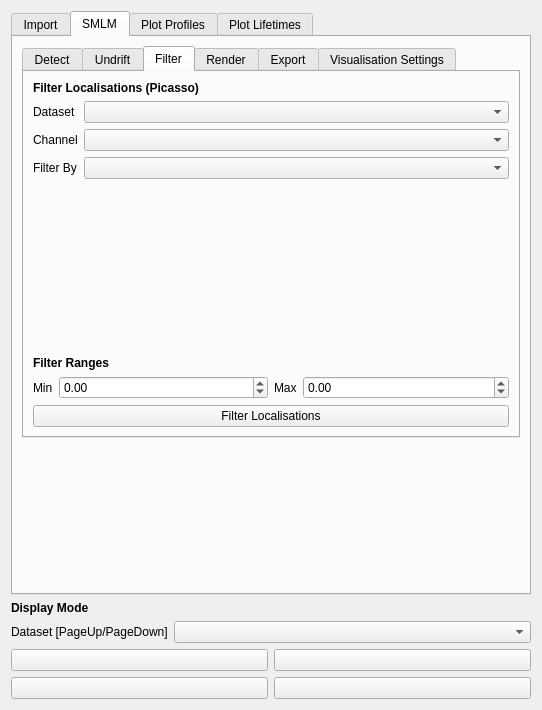
<?xml version="1.0" encoding="UTF-8"?>
<ui version="4.0">
 <class>Frame</class>
 <widget class="QFrame" name="Frame">
  <property name="geometry">
   <rect>
    <x>0</x>
    <y>0</y>
    <width>542</width>
    <height>710</height>
   </rect>
  </property>
  <property name="windowTitle">
   <string>Frame</string>
  </property>
  <layout class="QVBoxLayout" name="verticalLayout">
   <item>
    <widget class="QTabWidget" name="tabWidget">
     <property name="currentIndex">
      <number>1</number>
     </property>
     <widget class="QWidget" name="tab">
      <attribute name="title">
       <string>Import</string>
      </attribute>
      <layout class="QVBoxLayout" name="verticalLayout_2">
       <item>
        <layout class="QFormLayout" name="formLayout">
         <item row="0" column="0">
          <widget class="QLabel" name="label">
           <property name="text">
            <string>Import Mode</string>
           </property>
          </widget>
         </item>
         <item row="0" column="1">
          <widget class="QComboBox" name="import_mode">
           <item>
            <property name="text">
             <string>FRET</string>
            </property>
           </item>
           <item>
            <property name="text">
             <string>Donor</string>
            </property>
           </item>
           <item>
            <property name="text">
             <string>Acceptor</string>
            </property>
           </item>
           <item>
            <property name="text">
             <string>ALEX</string>
            </property>
           </item>
          </widget>
         </item>
         <item row="1" column="0">
          <widget class="QLabel" name="pixseq_channel_layout_label">
           <property name="text">
            <string>Channel Layout</string>
           </property>
          </widget>
         </item>
         <item row="1" column="1">
          <widget class="QComboBox" name="channel_layout">
           <item>
            <property name="text">
             <string>Donor-Acceptor</string>
            </property>
           </item>
           <item>
            <property name="text">
             <string>Acceptor-Donor</string>
            </property>
           </item>
          </widget>
         </item>
         <item row="2" column="0">
          <widget class="QLabel" name="pixseq_alex_first_frame_label">
           <property name="text">
            <string>ALEX First Frame Excitation</string>
           </property>
          </widget>
         </item>
         <item row="2" column="1">
          <widget class="QComboBox" name="alex_first_frame">
           <item>
            <property name="text">
             <string>Donor</string>
            </property>
           </item>
           <item>
            <property name="text">
             <string>Acceptor</string>
            </property>
           </item>
          </widget>
         </item>
         <item row="3" column="0">
          <widget class="QLabel" name="label_32">
           <property name="text">
            <string>Import Limit</string>
           </property>
          </widget>
         </item>
         <item row="3" column="1">
          <widget class="QComboBox" name="import_limt">
           <item>
            <property name="text">
             <string>None</string>
            </property>
           </item>
           <item>
            <property name="text">
             <string>10</string>
            </property>
           </item>
           <item>
            <property name="text">
             <string>50</string>
            </property>
           </item>
           <item>
            <property name="text">
             <string>100</string>
            </property>
           </item>
           <item>
            <property name="text">
             <string>200</string>
            </property>
           </item>
           <item>
            <property name="text">
             <string>300</string>
            </property>
           </item>
           <item>
            <property name="text">
             <string>400</string>
            </property>
           </item>
           <item>
            <property name="text">
             <string>500</string>
            </property>
           </item>
          </widget>
         </item>
         <item row="4" column="0">
          <widget class="QLabel" name="label_15">
           <property name="text">
            <string>Pixel Size (um)</string>
           </property>
          </widget>
         </item>
         <item row="4" column="1">
          <widget class="QDoubleSpinBox" name="pixel_size">
           <property name="decimals">
            <number>3</number>
           </property>
           <property name="value">
            <double>0.116000000000000</double>
           </property>
          </widget>
         </item>
        </layout>
       </item>
       <item>
        <widget class="QPushButton" name="import_data">
         <property name="text">
          <string>Import</string>
         </property>
        </widget>
       </item>
       <item>
        <widget class="QProgressBar" name="import_progressbar">
         <property name="maximumSize">
          <size>
           <width>16777215</width>
           <height>10</height>
          </size>
         </property>
         <property name="value">
          <number>0</number>
         </property>
        </widget>
       </item>
       <item>
        <spacer name="verticalSpacer_5">
         <property name="orientation">
          <enum>Qt::Vertical</enum>
         </property>
         <property name="sizeHint" stdset="0">
          <size>
           <width>20</width>
           <height>40</height>
          </size>
         </property>
        </spacer>
       </item>
      </layout>
     </widget>
     <widget class="QWidget" name="tab_2">
      <attribute name="title">
       <string>SMLM</string>
      </attribute>
      <layout class="QVBoxLayout" name="verticalLayout_3">
       <item>
        <widget class="QTabWidget" name="tabWidget_2">
         <property name="currentIndex">
          <number>2</number>
         </property>
         <widget class="QWidget" name="tab_3">
          <attribute name="title">
           <string>Detect</string>
          </attribute>
          <layout class="QVBoxLayout" name="verticalLayout_4">
           <item>
            <widget class="QLabel" name="label_3">
             <property name="font">
              <font>
               <weight>75</weight>
               <bold>true</bold>
              </font>
             </property>
             <property name="text">
              <string>Detect Localisations (Picasso)</string>
             </property>
            </widget>
           </item>
           <item>
            <layout class="QFormLayout" name="formLayout_3">
             <item row="0" column="0">
              <widget class="QLabel" name="label_11">
               <property name="text">
                <string>Dataset</string>
               </property>
              </widget>
             </item>
             <item row="0" column="1">
              <widget class="QComboBox" name="picasso_dataset"/>
             </item>
             <item row="1" column="0">
              <widget class="QLabel" name="label_6">
               <property name="text">
                <string>Channel</string>
               </property>
              </widget>
             </item>
             <item row="1" column="1">
              <widget class="QComboBox" name="picasso_channel"/>
             </item>
             <item row="2" column="0">
              <widget class="QLabel" name="label_8">
               <property name="text">
                <string>Frame Mode</string>
               </property>
              </widget>
             </item>
             <item row="2" column="1">
              <widget class="QComboBox" name="picasso_frame_mode">
               <item>
                <property name="text">
                 <string>Active</string>
                </property>
               </item>
               <item>
                <property name="text">
                 <string>All</string>
                </property>
               </item>
              </widget>
             </item>
             <item row="3" column="0">
              <widget class="QLabel" name="label_28">
               <property name="text">
                <string>Box Size</string>
               </property>
              </widget>
             </item>
             <item row="3" column="1">
              <widget class="QComboBox" name="picasso_box_size">
               <property name="currentIndex">
                <number>0</number>
               </property>
               <item>
                <property name="text">
                 <string>3</string>
                </property>
               </item>
               <item>
                <property name="text">
                 <string>5</string>
                </property>
               </item>
               <item>
                <property name="text">
                 <string>7</string>
                </property>
               </item>
               <item>
                <property name="text">
                 <string>9</string>
                </property>
               </item>
              </widget>
             </item>
             <item row="4" column="0">
              <widget class="QLabel" name="label_5">
               <property name="text">
                <string>Min Net Gradient</string>
               </property>
              </widget>
             </item>
             <item row="4" column="1">
              <widget class="QLineEdit" name="picasso_min_net_gradient">
               <property name="text">
                <string>1000</string>
               </property>
              </widget>
             </item>
             <item row="5" column="0">
              <widget class="QLabel" name="label_35">
               <property name="text">
                <string>ROI Border Width (Pixels)</string>
               </property>
              </widget>
             </item>
             <item row="5" column="1">
              <widget class="QLineEdit" name="picasso_roi_border_width">
               <property name="text">
                <string>5</string>
               </property>
              </widget>
             </item>
            </layout>
           </item>
           <item>
            <widget class="QCheckBox" name="picasso_remove_overlapping">
             <property name="text">
              <string>Remove Overlapping Fiducials/Bounding Boxes (determined by Picaso Box Size)</string>
             </property>
             <property name="checked">
              <bool>true</bool>
             </property>
            </widget>
           </item>
           <item>
            <widget class="QCheckBox" name="picasso_window_cropping">
             <property name="text">
              <string>Remove Localisations Outside Field Of View (FOV)</string>
             </property>
            </widget>
           </item>
           <item>
            <widget class="QCheckBox" name="picasso_minimise_ram">
             <property name="text">
              <string>Minimise RAM usage</string>
             </property>
            </widget>
           </item>
           <item>
            <layout class="QGridLayout" name="gridLayout_6">
             <item row="0" column="1">
              <widget class="QPushButton" name="picasso_fit">
               <property name="text">
                <string>Fit</string>
               </property>
              </widget>
             </item>
             <item row="0" column="0">
              <widget class="QPushButton" name="picasso_detect">
               <property name="text">
                <string>Detect</string>
               </property>
              </widget>
             </item>
             <item row="0" column="2">
              <widget class="QPushButton" name="picasso_detectfit">
               <property name="text">
                <string>Detect and Fit</string>
               </property>
              </widget>
             </item>
            </layout>
           </item>
           <item>
            <widget class="QProgressBar" name="picasso_progressbar">
             <property name="maximumSize">
              <size>
               <width>16777215</width>
               <height>10</height>
              </size>
             </property>
             <property name="value">
              <number>0</number>
             </property>
            </widget>
           </item>
           <item>
            <spacer name="verticalSpacer_4">
             <property name="orientation">
              <enum>Qt::Vertical</enum>
             </property>
             <property name="sizeHint" stdset="0">
              <size>
               <width>20</width>
               <height>40</height>
              </size>
             </property>
            </spacer>
           </item>
          </layout>
         </widget>
         <widget class="QWidget" name="tab_8">
          <attribute name="title">
           <string>Undrift</string>
          </attribute>
          <layout class="QVBoxLayout" name="verticalLayout_9">
           <item>
            <widget class="QLabel" name="label_7">
             <property name="font">
              <font>
               <weight>75</weight>
               <bold>true</bold>
              </font>
             </property>
             <property name="text">
              <string>Detect Localisations (Picasso)</string>
             </property>
            </widget>
           </item>
           <item>
            <layout class="QFormLayout" name="formLayout_6">
             <item row="0" column="0">
              <widget class="QLabel" name="label_19">
               <property name="text">
                <string>Dataset</string>
               </property>
              </widget>
             </item>
             <item row="0" column="1">
              <widget class="QComboBox" name="picasso_undrift_dataset"/>
             </item>
             <item row="1" column="0">
              <widget class="QLabel" name="label_20">
               <property name="text">
                <string>Channel</string>
               </property>
              </widget>
             </item>
             <item row="1" column="1">
              <widget class="QComboBox" name="picasso_undrift_channel"/>
             </item>
             <item row="2" column="0">
              <widget class="QLabel" name="label_21">
               <property name="text">
                <string>Segmentation</string>
               </property>
              </widget>
             </item>
             <item row="2" column="1">
              <widget class="QSpinBox" name="picasso_undrift_segmentation">
               <property name="maximum">
                <number>1000</number>
               </property>
               <property name="value">
                <number>100</number>
               </property>
              </widget>
             </item>
            </layout>
           </item>
           <item>
            <widget class="QPushButton" name="picasso_undrift">
             <property name="text">
              <string>Undrift Localisations</string>
             </property>
            </widget>
           </item>
           <item>
            <widget class="QProgressBar" name="undrift_progressbar">
             <property name="maximumSize">
              <size>
               <width>16777215</width>
               <height>10</height>
              </size>
             </property>
             <property name="value">
              <number>0</number>
             </property>
            </widget>
           </item>
           <item>
            <spacer name="verticalSpacer_6">
             <property name="orientation">
              <enum>Qt::Vertical</enum>
             </property>
             <property name="sizeHint" stdset="0">
              <size>
               <width>20</width>
               <height>40</height>
              </size>
             </property>
            </spacer>
           </item>
          </layout>
         </widget>
         <widget class="QWidget" name="tab_10">
          <attribute name="title">
           <string>Filter</string>
          </attribute>
          <layout class="QVBoxLayout" name="verticalLayout_11">
           <item>
            <widget class="QLabel" name="label_36">
             <property name="font">
              <font>
               <weight>75</weight>
               <bold>true</bold>
              </font>
             </property>
             <property name="text">
              <string>Filter Localisations (Picasso)</string>
             </property>
            </widget>
           </item>
           <item>
            <layout class="QFormLayout" name="formLayout_9">
             <item row="0" column="0">
              <widget class="QLabel" name="label_30">
               <property name="text">
                <string>Dataset</string>
               </property>
              </widget>
             </item>
             <item row="0" column="1">
              <widget class="QComboBox" name="picasso_filter_dataset"/>
             </item>
             <item row="1" column="0">
              <widget class="QLabel" name="label_31">
               <property name="text">
                <string>Channel</string>
               </property>
              </widget>
             </item>
             <item row="1" column="1">
              <widget class="QComboBox" name="picasso_filter_channel"/>
             </item>
             <item row="2" column="0">
              <widget class="QLabel" name="label_37">
               <property name="text">
                <string>Filter By</string>
               </property>
              </widget>
             </item>
             <item row="2" column="1">
              <widget class="QComboBox" name="filter_criterion"/>
             </item>
            </layout>
           </item>
           <item>
            <widget class="QWidget" name="filter_graph_container" native="true">
             <property name="sizePolicy">
              <sizepolicy hsizetype="Expanding" vsizetype="Expanding">
               <horstretch>0</horstretch>
               <verstretch>0</verstretch>
              </sizepolicy>
             </property>
            </widget>
           </item>
           <item>
            <widget class="QLabel" name="label_38">
             <property name="font">
              <font>
               <weight>75</weight>
               <bold>true</bold>
              </font>
             </property>
             <property name="text">
              <string>Filter Ranges</string>
             </property>
            </widget>
           </item>
           <item>
            <layout class="QGridLayout" name="gridLayout_3">
             <item row="0" column="0">
              <layout class="QFormLayout" name="formLayout_11">
               <item row="0" column="0">
                <widget class="QLabel" name="label_40">
                 <property name="text">
                  <string>Min</string>
                 </property>
                </widget>
               </item>
               <item row="0" column="1">
                <widget class="QDoubleSpinBox" name="filter_min">
                 <property name="minimum">
                  <double>-999999999.000000000000000</double>
                 </property>
                 <property name="maximum">
                  <double>9999999999.000000000000000</double>
                 </property>
                </widget>
               </item>
              </layout>
             </item>
             <item row="0" column="1">
              <layout class="QFormLayout" name="formLayout_14">
               <item row="0" column="0">
                <widget class="QLabel" name="label_43">
                 <property name="text">
                  <string>Max</string>
                 </property>
                </widget>
               </item>
               <item row="0" column="1">
                <widget class="QDoubleSpinBox" name="filter_max">
                 <property name="minimum">
                  <double>-99999999999.000000000000000</double>
                 </property>
                 <property name="maximum">
                  <double>9999999999.000000000000000</double>
                 </property>
                </widget>
               </item>
              </layout>
             </item>
            </layout>
           </item>
           <item>
            <widget class="QPushButton" name="filter_localisations">
             <property name="text">
              <string>Filter Localisations</string>
             </property>
            </widget>
           </item>
          </layout>
         </widget>
         <widget class="QWidget" name="tab_5">
          <attribute name="title">
           <string>Render</string>
          </attribute>
          <layout class="QVBoxLayout" name="verticalLayout_6">
           <item>
            <widget class="QLabel" name="label_2">
             <property name="font">
              <font>
               <weight>75</weight>
               <bold>true</bold>
              </font>
             </property>
             <property name="text">
              <string>Render Localisations (Picasso)</string>
             </property>
            </widget>
           </item>
           <item>
            <layout class="QFormLayout" name="formLayout_4">
             <item row="0" column="0">
              <widget class="QLabel" name="label_4">
               <property name="text">
                <string>Dataset</string>
               </property>
              </widget>
             </item>
             <item row="0" column="1">
              <widget class="QComboBox" name="picasso_render_dataset"/>
             </item>
             <item row="1" column="0">
              <widget class="QLabel" name="label_9">
               <property name="text">
                <string>Channel</string>
               </property>
              </widget>
             </item>
             <item row="1" column="1">
              <widget class="QComboBox" name="picasso_render_channel"/>
             </item>
             <item row="2" column="0">
              <widget class="QLabel" name="label_10">
               <property name="text">
                <string>Blur Method</string>
               </property>
              </widget>
             </item>
             <item row="2" column="1">
              <widget class="QComboBox" name="picasso_render_blur_method">
               <item>
                <property name="text">
                 <string>None</string>
                </property>
               </item>
               <item>
                <property name="text">
                 <string>One-Pixel-Blur</string>
                </property>
               </item>
               <item>
                <property name="text">
                 <string>Global Localisation Precision</string>
                </property>
               </item>
               <item>
                <property name="text">
                 <string>Individual Localisation Precision</string>
                </property>
               </item>
               <item>
                <property name="text">
                 <string>Individual Localisation Precision, iso</string>
                </property>
               </item>
              </widget>
             </item>
             <item row="3" column="0">
              <widget class="QLabel" name="label_13">
               <property name="text">
                <string>Min. Blur (cam. pixel)</string>
               </property>
              </widget>
             </item>
             <item row="3" column="1">
              <widget class="QDoubleSpinBox" name="picasso_render_min_blur">
               <property name="singleStep">
                <double>0.100000000000000</double>
               </property>
              </widget>
             </item>
            </layout>
           </item>
           <item>
            <widget class="QPushButton" name="picasso_render">
             <property name="text">
              <string>Render Localisations</string>
             </property>
            </widget>
           </item>
           <item>
            <spacer name="verticalSpacer_3">
             <property name="orientation">
              <enum>Qt::Vertical</enum>
             </property>
             <property name="sizeHint" stdset="0">
              <size>
               <width>20</width>
               <height>40</height>
              </size>
             </property>
            </spacer>
           </item>
          </layout>
         </widget>
         <widget class="QWidget" name="tab_7">
          <attribute name="title">
           <string>Export</string>
          </attribute>
          <layout class="QVBoxLayout" name="verticalLayout_8">
           <item>
            <widget class="QLabel" name="label_74">
             <property name="text">
              <string>Picasso HDF5 Localisations will be exported at the Dataset import directory</string>
             </property>
            </widget>
           </item>
           <item>
            <layout class="QFormLayout" name="formLayout_19">
             <item row="0" column="0">
              <widget class="QLabel" name="label_72">
               <property name="text">
                <string>Dataset</string>
               </property>
              </widget>
             </item>
             <item row="0" column="1">
              <widget class="QComboBox" name="locs_export_dataset"/>
             </item>
             <item row="1" column="0">
              <widget class="QLabel" name="label_71">
               <property name="text">
                <string>Channel</string>
               </property>
              </widget>
             </item>
             <item row="1" column="1">
              <widget class="QComboBox" name="locs_export_channel"/>
             </item>
            </layout>
           </item>
           <item>
            <widget class="QPushButton" name="export_locs">
             <property name="text">
              <string>Export Localisations</string>
             </property>
            </widget>
           </item>
           <item>
            <spacer name="verticalSpacer_17">
             <property name="orientation">
              <enum>Qt::Vertical</enum>
             </property>
             <property name="sizeHint" stdset="0">
              <size>
               <width>20</width>
               <height>40</height>
              </size>
             </property>
            </spacer>
           </item>
          </layout>
         </widget>
         <widget class="QWidget" name="tab_4">
          <attribute name="title">
           <string>Visualisation Settings</string>
          </attribute>
          <layout class="QVBoxLayout" name="verticalLayout_5">
           <item>
            <widget class="QLabel" name="label_27">
             <property name="font">
              <font>
               <weight>75</weight>
               <bold>true</bold>
              </font>
             </property>
             <property name="text">
              <string>Localisation Visualisation Settings</string>
             </property>
            </widget>
           </item>
           <item>
            <layout class="QGridLayout" name="gridLayout_14">
             <item row="0" column="3">
              <widget class="QComboBox" name="picasso_vis_size">
               <property name="currentIndex">
                <number>4</number>
               </property>
               <item>
                <property name="text">
                 <string>1</string>
                </property>
               </item>
               <item>
                <property name="text">
                 <string>2</string>
                </property>
               </item>
               <item>
                <property name="text">
                 <string>3</string>
                </property>
               </item>
               <item>
                <property name="text">
                 <string>4</string>
                </property>
               </item>
               <item>
                <property name="text">
                 <string>5</string>
                </property>
               </item>
               <item>
                <property name="text">
                 <string>6</string>
                </property>
               </item>
               <item>
                <property name="text">
                 <string>7</string>
                </property>
               </item>
               <item>
                <property name="text">
                 <string>8</string>
                </property>
               </item>
               <item>
                <property name="text">
                 <string>9</string>
                </property>
               </item>
               <item>
                <property name="text">
                 <string>10</string>
                </property>
               </item>
              </widget>
             </item>
             <item row="0" column="0">
              <widget class="QLabel" name="label_114">
               <property name="text">
                <string>Mode</string>
               </property>
              </widget>
             </item>
             <item row="0" column="1">
              <widget class="QComboBox" name="picasso_vis_mode">
               <item>
                <property name="text">
                 <string>Disk</string>
                </property>
               </item>
               <item>
                <property name="text">
                 <string>Square</string>
                </property>
               </item>
              </widget>
             </item>
             <item row="0" column="2">
              <widget class="QLabel" name="label_115">
               <property name="text">
                <string>Size</string>
               </property>
              </widget>
             </item>
             <item row="1" column="0">
              <widget class="QLabel" name="label_120">
               <property name="text">
                <string>Opacity</string>
               </property>
              </widget>
             </item>
             <item row="1" column="1">
              <widget class="QComboBox" name="picasso_vis_opacity">
               <property name="currentIndex">
                <number>9</number>
               </property>
               <item>
                <property name="text">
                 <string>0.1</string>
                </property>
               </item>
               <item>
                <property name="text">
                 <string>0.2</string>
                </property>
               </item>
               <item>
                <property name="text">
                 <string>0.3</string>
                </property>
               </item>
               <item>
                <property name="text">
                 <string>0.4</string>
                </property>
               </item>
               <item>
                <property name="text">
                 <string>0.5</string>
                </property>
               </item>
               <item>
                <property name="text">
                 <string>0.6</string>
                </property>
               </item>
               <item>
                <property name="text">
                 <string>0.7</string>
                </property>
               </item>
               <item>
                <property name="text">
                 <string>0.8</string>
                </property>
               </item>
               <item>
                <property name="text">
                 <string>0.9</string>
                </property>
               </item>
               <item>
                <property name="text">
                 <string>1.0</string>
                </property>
               </item>
              </widget>
             </item>
             <item row="1" column="2">
              <widget class="QLabel" name="label_121">
               <property name="text">
                <string>Edge Width</string>
               </property>
              </widget>
             </item>
             <item row="1" column="3">
              <widget class="QComboBox" name="picasso_vis_edge_width">
               <property name="currentText">
                <string>0.1</string>
               </property>
               <property name="currentIndex">
                <number>0</number>
               </property>
               <item>
                <property name="text">
                 <string>0.1</string>
                </property>
               </item>
               <item>
                <property name="text">
                 <string>0.2</string>
                </property>
               </item>
               <item>
                <property name="text">
                 <string>0.3</string>
                </property>
               </item>
               <item>
                <property name="text">
                 <string>0.4</string>
                </property>
               </item>
               <item>
                <property name="text">
                 <string>0.5</string>
                </property>
               </item>
               <item>
                <property name="text">
                 <string>0.6</string>
                </property>
               </item>
               <item>
                <property name="text">
                 <string>0.7</string>
                </property>
               </item>
               <item>
                <property name="text">
                 <string>0.8</string>
                </property>
               </item>
               <item>
                <property name="text">
                 <string>0.9</string>
                </property>
               </item>
               <item>
                <property name="text">
                 <string>1.0</string>
                </property>
               </item>
              </widget>
             </item>
            </layout>
           </item>
           <item>
            <spacer name="verticalSpacer">
             <property name="orientation">
              <enum>Qt::Vertical</enum>
             </property>
             <property name="sizeHint" stdset="0">
              <size>
               <width>20</width>
               <height>215</height>
              </size>
             </property>
            </spacer>
           </item>
          </layout>
         </widget>
        </widget>
       </item>
       <item>
        <spacer name="verticalSpacer_2">
         <property name="orientation">
          <enum>Qt::Vertical</enum>
         </property>
         <property name="sizeHint" stdset="0">
          <size>
           <width>20</width>
           <height>40</height>
          </size>
         </property>
        </spacer>
       </item>
      </layout>
     </widget>
     <widget class="QWidget" name="tab_6">
      <attribute name="title">
       <string>Plot Profiles</string>
      </attribute>
      <layout class="QVBoxLayout" name="verticalLayout_7">
       <item>
        <widget class="QLabel" name="label_22">
         <property name="font">
          <font>
           <weight>75</weight>
           <bold>true</bold>
          </font>
         </property>
         <property name="text">
          <string>Add Shapes</string>
         </property>
        </widget>
       </item>
       <item>
        <layout class="QGridLayout" name="gridLayout_2">
         <item row="0" column="0">
          <widget class="QPushButton" name="add_line">
           <property name="text">
            <string>Add Line Profile</string>
           </property>
          </widget>
         </item>
         <item row="0" column="1">
          <widget class="QPushButton" name="add_box">
           <property name="text">
            <string>Add Box Profile</string>
           </property>
          </widget>
         </item>
         <item row="0" column="2">
          <widget class="QPushButton" name="add_background">
           <property name="text">
            <string>Add Background Box</string>
           </property>
          </widget>
         </item>
        </layout>
       </item>
       <item>
        <spacer name="verticalSpacer_7">
         <property name="orientation">
          <enum>Qt::Vertical</enum>
         </property>
         <property name="sizeType">
          <enum>QSizePolicy::Minimum</enum>
         </property>
         <property name="sizeHint" stdset="0">
          <size>
           <width>20</width>
           <height>20</height>
          </size>
         </property>
        </spacer>
       </item>
       <item>
        <widget class="QLabel" name="label_23">
         <property name="font">
          <font>
           <weight>75</weight>
           <bold>true</bold>
          </font>
         </property>
         <property name="text">
          <string>Plot Settings</string>
         </property>
        </widget>
       </item>
       <item>
        <layout class="QFormLayout" name="formLayout_5">
         <item row="0" column="0">
          <widget class="QLabel" name="label_16">
           <property name="text">
            <string>Plot Mode</string>
           </property>
          </widget>
         </item>
         <item row="0" column="1">
          <widget class="QComboBox" name="plot_mode">
           <item>
            <property name="text">
             <string>Line Profiles</string>
            </property>
           </item>
           <item>
            <property name="text">
             <string>Line Profiles With Gaussian Fit</string>
            </property>
           </item>
           <item>
            <property name="text">
             <string>Single Molecule Time Series</string>
            </property>
           </item>
          </widget>
         </item>
         <item row="1" column="0">
          <widget class="QLabel" name="label_17">
           <property name="text">
            <string>Plot Dataset</string>
           </property>
          </widget>
         </item>
         <item row="1" column="1">
          <widget class="QComboBox" name="plot_dataset"/>
         </item>
         <item row="2" column="0">
          <widget class="QLabel" name="label_18">
           <property name="text">
            <string>Plot Channel</string>
           </property>
          </widget>
         </item>
         <item row="2" column="1">
          <widget class="QComboBox" name="plot_channel"/>
         </item>
        </layout>
       </item>
       <item>
        <widget class="QCheckBox" name="subtract_background">
         <property name="text">
          <string>Subtract Background (Single Molecule Time Series)</string>
         </property>
        </widget>
       </item>
       <item>
        <widget class="QWidget" name="graph_container" native="true">
         <property name="sizePolicy">
          <sizepolicy hsizetype="MinimumExpanding" vsizetype="MinimumExpanding">
           <horstretch>0</horstretch>
           <verstretch>0</verstretch>
          </sizepolicy>
         </property>
         <property name="minimumSize">
          <size>
           <width>50</width>
           <height>0</height>
          </size>
         </property>
         <property name="toolTipDuration">
          <number>0</number>
         </property>
        </widget>
       </item>
       <item>
        <widget class="QPushButton" name="export_profile_data">
         <property name="text">
          <string>Export Plot Data</string>
         </property>
        </widget>
       </item>
      </layout>
     </widget>
     <widget class="QWidget" name="tab_9">
      <attribute name="title">
       <string>Plot Lifetimes</string>
      </attribute>
      <layout class="QVBoxLayout" name="verticalLayout_10">
       <item>
        <widget class="QLabel" name="label_24">
         <property name="font">
          <font>
           <weight>75</weight>
           <bold>true</bold>
          </font>
         </property>
         <property name="text">
          <string>Lifetime Histogram Settings</string>
         </property>
        </widget>
       </item>
       <item>
        <layout class="QFormLayout" name="formLayout_7">
         <item row="0" column="0">
          <widget class="QLabel" name="label_25">
           <property name="text">
            <string>Dataset</string>
           </property>
          </widget>
         </item>
         <item row="0" column="1">
          <widget class="QComboBox" name="lifetimes_dataset"/>
         </item>
         <item row="1" column="0">
          <widget class="QLabel" name="label_26">
           <property name="text">
            <string>Channel</string>
           </property>
          </widget>
         </item>
         <item row="1" column="1">
          <widget class="QComboBox" name="lifetimes_channel"/>
         </item>
         <item row="2" column="0">
          <widget class="QLabel" name="label_29">
           <property name="text">
            <string>Histogram N Bins</string>
           </property>
          </widget>
         </item>
         <item row="2" column="1">
          <widget class="QSpinBox" name="lifetime_bins">
           <property name="minimum">
            <number>10</number>
           </property>
           <property name="maximum">
            <number>200</number>
           </property>
           <property name="value">
            <number>30</number>
           </property>
          </widget>
         </item>
         <item row="3" column="0">
          <widget class="QLabel" name="label_33">
           <property name="text">
            <string>Min Lifetime</string>
           </property>
          </widget>
         </item>
         <item row="3" column="1">
          <widget class="QSpinBox" name="min_lifetime">
           <property name="maximum">
            <number>1000</number>
           </property>
           <property name="value">
            <number>5</number>
           </property>
          </widget>
         </item>
         <item row="4" column="0">
          <widget class="QLabel" name="label_34">
           <property name="text">
            <string>Max Lifetime</string>
           </property>
          </widget>
         </item>
         <item row="4" column="1">
          <widget class="QSpinBox" name="max_lifetime">
           <property name="maximum">
            <number>1000</number>
           </property>
           <property name="value">
            <number>100</number>
           </property>
          </widget>
         </item>
        </layout>
       </item>
       <item>
        <widget class="QCheckBox" name="fit_exponential">
         <property name="text">
          <string>Fit Exponential</string>
         </property>
        </widget>
       </item>
       <item>
        <widget class="QPushButton" name="plot_lifetime_hist">
         <property name="text">
          <string>Plot Lifetime Histogram</string>
         </property>
        </widget>
       </item>
       <item>
        <widget class="QWidget" name="lifetime_graph" native="true">
         <property name="sizePolicy">
          <sizepolicy hsizetype="Expanding" vsizetype="Expanding">
           <horstretch>0</horstretch>
           <verstretch>0</verstretch>
          </sizepolicy>
         </property>
        </widget>
       </item>
       <item>
        <widget class="QPushButton" name="export_lifetime_data">
         <property name="text">
          <string>Export Lifetime Data</string>
         </property>
        </widget>
       </item>
      </layout>
     </widget>
    </widget>
   </item>
   <item>
    <widget class="QLabel" name="label_12">
     <property name="font">
      <font>
       <weight>75</weight>
       <bold>true</bold>
      </font>
     </property>
     <property name="text">
      <string>Display Mode</string>
     </property>
    </widget>
   </item>
   <item>
    <layout class="QFormLayout" name="formLayout_2">
     <item row="0" column="0">
      <widget class="QLabel" name="label_14">
       <property name="text">
        <string>Dataset [PageUp/PageDown]</string>
       </property>
      </widget>
     </item>
     <item row="0" column="1">
      <widget class="QComboBox" name="dataset_selector"/>
     </item>
    </layout>
   </item>
   <item>
    <layout class="QGridLayout" name="gridLayout">
     <item row="0" column="0">
      <widget class="QPushButton" name="show_dd">
       <property name="text">
        <string/>
       </property>
      </widget>
     </item>
     <item row="0" column="1">
      <widget class="QPushButton" name="show_da">
       <property name="text">
        <string/>
       </property>
      </widget>
     </item>
     <item row="1" column="0">
      <widget class="QPushButton" name="show_ad">
       <property name="text">
        <string/>
       </property>
      </widget>
     </item>
     <item row="1" column="1">
      <widget class="QPushButton" name="show_aa">
       <property name="text">
        <string/>
       </property>
      </widget>
     </item>
    </layout>
   </item>
  </layout>
 </widget>
 <resources/>
 <connections/>
</ui>
